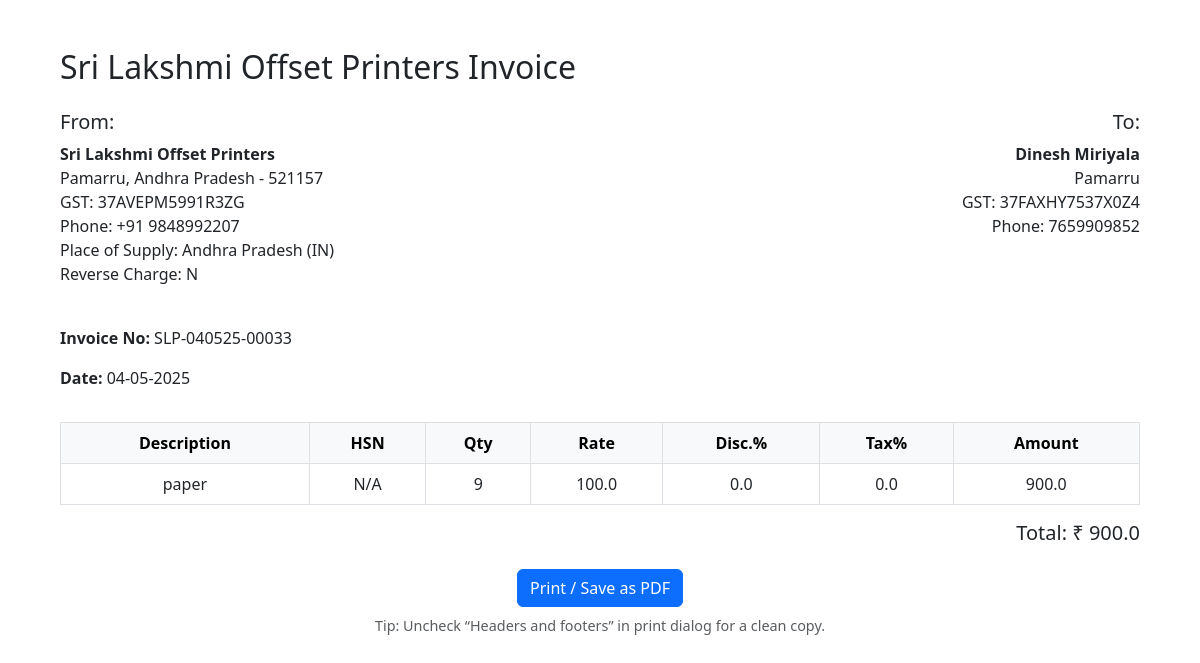
The page /bill_preview/latest on the database its author committed.
### db/models.py (models this page shows)
class customer(db.Model):
    id = db.Column(db.Integer, primary_key=True)
    name = db.Column(db.String(50), nullable=False)
    company = db.Column(db.String(50))
    phone = db.Column(db.String(50), nullable=False, unique=True)
    email = db.Column(db.String(50))
    gst = db.Column(db.String(30))
    address = db.Column(db.Text)
    businessType = db.Column(db.String(50))
    invoices = db.relationship("invoice", backref="customer", lazy= True)
    createdAt = db.Column(db.DateTime, default=datetime.utcnow())

class invoice(db.Model):
    id = db.Column(db.Integer, primary_key=True)
    invoiceId = db.Column(db.String(50), unique=True, nullable=False)
    customerId = db.Column(db.Integer, db.ForeignKey("customer.id"), nullable=False)
    createdAt = db.Column(db.DateTime, default=datetime.utcnow)
    pdfPath = db.Column(db.String(255), nullable=False)
    totalAmount = db.Column(db.Float, nullable=False)
    items = db.relationship("invoiceItem", backref="invoice", lazy=True)

class item(db.Model):
    id = db.Column(db.Integer, primary_key=True)
    name = db.Column(db.String(50), nullable=False)
    hsn = db.Column(db.String(50))
    unitPrice = db.Column(db.Float, nullable=False)
    quantity = db.Column(db.Float, default=1)
    taxPercentage = db.Column(db.Float)

class invoiceItem(db.Model):
    id = db.Column(db.Integer, primary_key=True)
    invoiceId = db.Column(db.String, db.ForeignKey("invoice.id"), nullable=False)
    itemId = db.Column(db.Integer, db.ForeignKey("item.id"), nullable=False)
    quantity = db.Column(db.Integer, default=1)
    rate = db.Column(db.Float, nullable = False)
    discount = db.Column(db.Float, default = 0.0)
    taxPercentage = db.Column(db.Float, default = 0.0)
    line_total = db.Column(db.Float, nullable=False)

### app.py (the view)
@app.route('/bill_preview/latest')
def latest_bill_preview():
    current_invoice = invoice.query.order_by(invoice.id.desc()).first()
    if not current_invoice:
        return "No invoice found"
    current_customer = customer.query.get(current_invoice.customerId)
    items = invoiceItem.query.filter_by(invoiceId = current_invoice.id).all()
    item_data = []
    for i in items:
        item_name = item.query.get(i.itemId).name if i.itemId else "Unknown"
        entry = (
            item_name,
            "N/A",
            i.quantity,
            i.rate,
            i.discount,
            i.taxPercentage,
            i.line_total
        )
        item_data.append(entry)
    return render_template('bill_preview.html', invoice = current_invoice, customer = current_customer, items=item_data)

### templates/bill_preview.html (shortened to what this page needs)
<!DOCTYPE html>
<html lang="en">
<head>
    <link href="https://cdn.jsdelivr.net/npm/bootstrap@5.3.0/dist/css/bootstrap.min.css" rel="stylesheet">
</head>
<body class="p-5">
    <div class="container">
        <h2 class="mb-4">Sri Lakshmi Offset Printers Invoice</h2>
        <div class="row mb-4">
            <div class="col-sm-6">
                <h5>From:</h5>
                <p><strong>Sri Lakshmi Offset Printers</strong><br>
                Pamarru, Andhra Pradesh - 521157<br>
                GST: 37AVEPM5991R3ZG<br>
                Phone: +91 9848992207<br>
                Place of Supply: Andhra Pradesh (IN)<br>
                Reverse Charge: N</p>
            </div>
            <div class="col-sm-6 text-end">
                <h5>To:</h5>
                <p><strong>{{ customer.name }}</strong><br>
                {{ customer.address }}<br>
                GST: {{ customer.gst }}<br>
                Phone: {{ customer.phone }}</p>
            </div>
        </div>
        <div class="row mb-3">
            <div class="col-sm-6">
                <p><strong>Invoice No:</strong> {{ invoice.invoiceId }}</p>
                <p><strong>Date:</strong> {{ invoice.createdAt.strftime('%d-%m-%Y') }}</p>
            </div>
        </div>
        <table class="table table-bordered text-center">
            <thead class="table-light">
                <tr>
                    <th>Description</th>
                    <th>HSN</th>
                    <th>Qty</th>
                    <th>Rate</th>
                    <th>Disc.%</th>
                    <th>Tax%</th>
                    <th>Amount</th>
                </tr>
            </thead>
            <tbody>
                {% for item in items %}
                <tr>
                    <td>{{ item[0] }}</td>
                    <td>{{ item[1] }}</td>
                    <td>{{ item[2] }}</td>
                    <td>{{ item[3] }}</td>
                    <td>{{ item[4] }}</td>
                    <td>{{ item[5] }}</td>
                    <td>{{ item[6] }}</td>
                </tr>
                {% endfor %}
            </tbody>
        </table>
        <div class="text-end">
            <h5>Total: ₹ {{ invoice.totalAmount }}</h5>
        </div>
        <div class="text-center mt-4 d-print-none">
            <button onclick="window.print()" class="btn btn-primary">Print / Save as PDF</button>
            <p class="mt-2 text-muted" style="font-size: 0.9rem;">Tip: Uncheck “Headers and footers” in print dialog for a clean copy.</p>
        </div>
    </div>
</body>
</html>

### rows shown on the page
customer: name "Dinesh Miriyala", address "Pamarru", gst "37FAXHY7537X0Z4", phone "7659909852"
invoice: invoiceId "SLP-040525-00033", createdAt "04-05-2025", totalAmount "900.0"
item: name "paper"
invoiceItem: rate "100.0", discount "0.0", taxPercentage "0.0", line_total "900.0"

### other values the page prints
{{ item[1] }} "N/A"
{{ item[2] }} "9"
